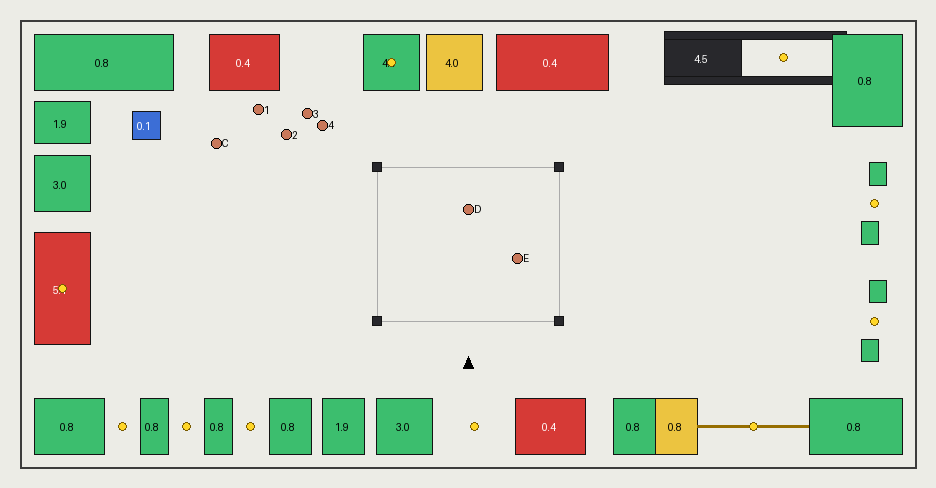

Write Python code to recreate this figure.
import sys; sys.path.insert(0, "experiments/park"); sys.path.insert(0, ".")
import numpy as np
from PIL import Image, ImageDraw
import bot
from zeta import gpu, spec
ONE = 65536
gpu.render = lambda *a, **k: np.zeros((spec.H, spec.W, 3), np.uint8)
g = bot.Park(bot.ROOT / "build/layer13/tnd.zol")
for _ in range(5): g.step(0)
HX = g.cell("px") / ONE - 8.5; HZ = g.cell("pz") / ONE
rows = g.rows()
print(sorted(rows[0].keys()))
K = 14; W, H = 64 * K + 40, 32 * K + 40
im = Image.new("RGB", (W, H), (236, 236, 230)); dr = ImageDraw.Draw(im)
def P(u, v): return 20 + (u + 32) * K, 20 + (16 - v) * K
dr.rectangle([P(-32, 16), P(32, -16)], outline=(60, 60, 60), width=2)
dr.rectangle([P(-6.5, 5.5), P(6.5, -5.5)], outline=(170, 170, 170))
cols = {0: (60, 190, 110), 1: (214, 58, 54), 2: (236, 196, 64), 3: (40, 40, 44), 4: (60, 110, 214)}
for r in rows:
    u0, u1 = r["z0"] - HZ, r["z1"] - HZ; v0, v1 = HX - r["x1"], HX - r["x0"]
    if r["motion"] == 3:
        cu, cv = P((u0 + u1) / 2, (v0 + v1) / 2); dr.ellipse([cu - 4, cv - 4, cu + 4, cv + 4], fill=(255, 214, 40), outline=(120, 90, 0))
        continue
    dr.rectangle([P(u0, v1), P(u1, v0)], fill=cols.get(r["kind"], (128, 128, 128)), outline=(20, 20, 20))
    cu, cv = P((u0 + u1) / 2, (v0 + v1) / 2)
    if u1 - u0 > 1.2 and v1 - v0 > 1.0: dr.text((cu - 9, cv - 5), f"{r['top']:.1f}", fill=(255, 255, 255) if r["kind"] in (1, 3, 4) else (0, 0, 0))
    if r["motion"] == 1: dr.line([P(u1, (v0 + v1) / 2), P(u1 + 8, (v0 + v1) / 2)], fill=(150, 110, 0), width=3)
for k in range(7):
    a = g.syms[f"e{k}_pos"]; u, v = bot.s32(g.d[a + 1]) / ONE - HZ, HX - bot.s32(g.d[a]) / ONE
    cu, cv = P(u, v); dr.ellipse([cu - 5, cv - 5, cu + 5, cv + 5], fill=(200, 120, 90), outline=(0, 0, 0)); dr.text((cu + 6, cv - 6), "EC1234D"[k], fill=(0, 0, 0))
cu, cv = P(0, -8.5); dr.polygon([(cu, cv - 7), (cu - 5, cv + 5), (cu + 5, cv + 5)], fill=(0, 0, 0))
im.save(sys.argv[1]); print(len(rows), "rows")
